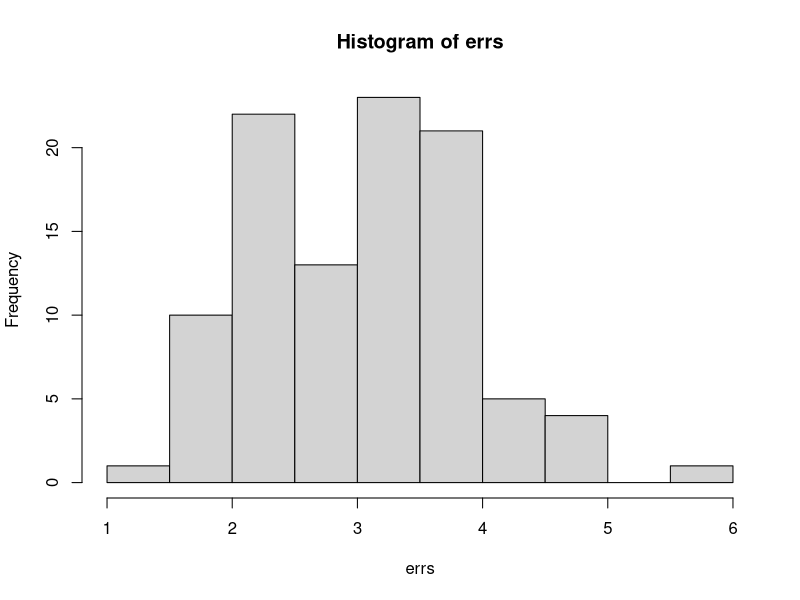

Write the R code that produced this figure.
# r2py crawler metadata
# package: modelr
# source_type: rd_example
# topic: crossv_mc.Rd
# source_file: C:\Users\bened\AppData\Local\R\win-library\4.5\modelr\help
# lines: 9

suppressPackageStartupMessages(library(modelr))
cv1 <- crossv_kfold(mtcars, 5)
cv1

library(purrr)
cv2 <- crossv_mc(mtcars, 100)
models <- map(cv2$train, ~ lm(mpg ~ wt, data = .))
errs <- map2_dbl(models, cv2$test, rmse)
hist(errs)
